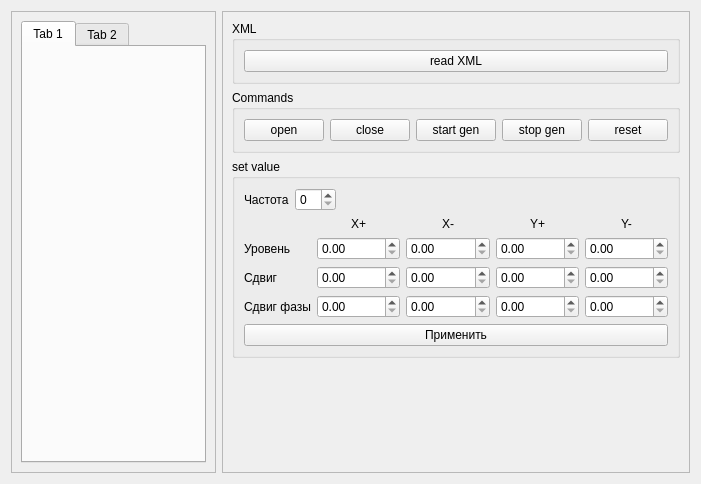
<?xml version="1.0" encoding="UTF-8"?>
<ui version="4.0">
 <class>AD9106_Box</class>
 <widget class="QWidget" name="AD9106_Box">
  <property name="geometry">
   <rect>
    <x>0</x>
    <y>0</y>
    <width>701</width>
    <height>484</height>
   </rect>
  </property>
  <property name="windowTitle">
   <string>Dialog</string>
  </property>
  <layout class="QHBoxLayout" name="horizontalLayout">
   <item>
    <widget class="QFrame" name="frame_3">
     <property name="frameShape">
      <enum>QFrame::StyledPanel</enum>
     </property>
     <property name="frameShadow">
      <enum>QFrame::Raised</enum>
     </property>
     <layout class="QVBoxLayout" name="verticalLayout_3">
      <item>
       <widget class="QTabWidget" name="tw_main">
        <widget class="QWidget" name="tab">
         <attribute name="title">
          <string>Tab 1</string>
         </attribute>
        </widget>
        <widget class="QWidget" name="tab_2">
         <attribute name="title">
          <string>Tab 2</string>
         </attribute>
        </widget>
       </widget>
      </item>
     </layout>
    </widget>
   </item>
   <item>
    <widget class="QFrame" name="frame_4">
     <property name="sizePolicy">
      <sizepolicy hsizetype="Fixed" vsizetype="Preferred">
       <horstretch>0</horstretch>
       <verstretch>0</verstretch>
      </sizepolicy>
     </property>
     <property name="frameShape">
      <enum>QFrame::StyledPanel</enum>
     </property>
     <property name="frameShadow">
      <enum>QFrame::Raised</enum>
     </property>
     <layout class="QVBoxLayout" name="verticalLayout_4">
      <item>
       <widget class="QGroupBox" name="groupBox">
        <property name="title">
         <string>XML</string>
        </property>
        <layout class="QHBoxLayout" name="horizontalLayout_2">
         <item>
          <widget class="QPushButton" name="btn_read_xml">
           <property name="text">
            <string>read XML</string>
           </property>
          </widget>
         </item>
        </layout>
       </widget>
      </item>
      <item>
       <widget class="QGroupBox" name="groupBox_2">
        <property name="title">
         <string>Commands</string>
        </property>
        <layout class="QHBoxLayout" name="horizontalLayout_3">
         <item>
          <widget class="QPushButton" name="btn_open">
           <property name="text">
            <string>open</string>
           </property>
          </widget>
         </item>
         <item>
          <widget class="QPushButton" name="btn_close">
           <property name="text">
            <string>close</string>
           </property>
          </widget>
         </item>
         <item>
          <widget class="QPushButton" name="btn_ApplySettings">
           <property name="text">
            <string>start gen</string>
           </property>
          </widget>
         </item>
         <item>
          <widget class="QPushButton" name="btn_StopGeneration">
           <property name="text">
            <string>stop gen</string>
           </property>
          </widget>
         </item>
         <item>
          <widget class="QPushButton" name="btn_ManualReset">
           <property name="text">
            <string>reset</string>
           </property>
          </widget>
         </item>
        </layout>
       </widget>
      </item>
      <item>
       <widget class="QGroupBox" name="groupBox_3">
        <property name="title">
         <string>set value</string>
        </property>
        <layout class="QVBoxLayout" name="verticalLayout">
         <item>
          <layout class="QHBoxLayout" name="horizontalLayout_4">
           <item>
            <widget class="QLabel" name="label_10">
             <property name="sizePolicy">
              <sizepolicy hsizetype="Fixed" vsizetype="Preferred">
               <horstretch>0</horstretch>
               <verstretch>0</verstretch>
              </sizepolicy>
             </property>
             <property name="text">
              <string>Частота</string>
             </property>
            </widget>
           </item>
           <item>
            <widget class="QSpinBox" name="sb_DDS_TW"/>
           </item>
           <item>
            <spacer name="horizontalSpacer">
             <property name="orientation">
              <enum>Qt::Horizontal</enum>
             </property>
             <property name="sizeHint" stdset="0">
              <size>
               <width>40</width>
               <height>20</height>
              </size>
             </property>
            </spacer>
           </item>
          </layout>
         </item>
         <item>
          <layout class="QGridLayout" name="gridLayout">
           <item row="3" column="1">
            <widget class="QDoubleSpinBox" name="dsb_DAC_DOF_xp"/>
           </item>
           <item row="2" column="2">
            <widget class="QDoubleSpinBox" name="dsb_DAC_DGAIN_xn"/>
           </item>
           <item row="1" column="1">
            <widget class="QLabel" name="label_4">
             <property name="text">
              <string>X+</string>
             </property>
             <property name="alignment">
              <set>Qt::AlignCenter</set>
             </property>
            </widget>
           </item>
           <item row="3" column="0">
            <widget class="QLabel" name="label_8">
             <property name="sizePolicy">
              <sizepolicy hsizetype="Fixed" vsizetype="Preferred">
               <horstretch>0</horstretch>
               <verstretch>0</verstretch>
              </sizepolicy>
             </property>
             <property name="text">
              <string>Сдвиг</string>
             </property>
            </widget>
           </item>
           <item row="3" column="4">
            <widget class="QDoubleSpinBox" name="dsb_DAC_DOF_yn"/>
           </item>
           <item row="1" column="2">
            <widget class="QLabel" name="label_5">
             <property name="text">
              <string>X-</string>
             </property>
             <property name="alignment">
              <set>Qt::AlignCenter</set>
             </property>
            </widget>
           </item>
           <item row="4" column="2">
            <widget class="QDoubleSpinBox" name="dsb_DDS_PW_xn"/>
           </item>
           <item row="4" column="1">
            <widget class="QDoubleSpinBox" name="dsb_DDS_PW_xp"/>
           </item>
           <item row="3" column="2">
            <widget class="QDoubleSpinBox" name="dsb_DAC_DOF_xn"/>
           </item>
           <item row="3" column="3">
            <widget class="QDoubleSpinBox" name="dsb_DAC_DOF_yp"/>
           </item>
           <item row="4" column="0">
            <widget class="QLabel" name="label_9">
             <property name="sizePolicy">
              <sizepolicy hsizetype="Fixed" vsizetype="Preferred">
               <horstretch>0</horstretch>
               <verstretch>0</verstretch>
              </sizepolicy>
             </property>
             <property name="text">
              <string>Сдвиг фазы</string>
             </property>
            </widget>
           </item>
           <item row="2" column="3">
            <widget class="QDoubleSpinBox" name="dsb_DAC_DGAIN_yp"/>
           </item>
           <item row="1" column="4">
            <widget class="QLabel" name="label_7">
             <property name="text">
              <string>Y-</string>
             </property>
             <property name="alignment">
              <set>Qt::AlignCenter</set>
             </property>
            </widget>
           </item>
           <item row="1" column="3">
            <widget class="QLabel" name="label_6">
             <property name="text">
              <string>Y+</string>
             </property>
             <property name="alignment">
              <set>Qt::AlignCenter</set>
             </property>
            </widget>
           </item>
           <item row="2" column="0">
            <widget class="QLabel" name="label_3">
             <property name="sizePolicy">
              <sizepolicy hsizetype="Fixed" vsizetype="Preferred">
               <horstretch>0</horstretch>
               <verstretch>0</verstretch>
              </sizepolicy>
             </property>
             <property name="text">
              <string>Уровень</string>
             </property>
            </widget>
           </item>
           <item row="2" column="1">
            <widget class="QDoubleSpinBox" name="dsb_DAC_DGAIN_xp"/>
           </item>
           <item row="4" column="3">
            <widget class="QDoubleSpinBox" name="dsb_DDS_PW_yp"/>
           </item>
           <item row="2" column="4">
            <widget class="QDoubleSpinBox" name="dsb_DAC_DGAIN_yn"/>
           </item>
           <item row="4" column="4">
            <widget class="QDoubleSpinBox" name="dsb_DDS_PW_yn"/>
           </item>
          </layout>
         </item>
         <item>
          <widget class="QPushButton" name="btn_set_values">
           <property name="text">
            <string>Применить</string>
           </property>
          </widget>
         </item>
        </layout>
       </widget>
      </item>
      <item>
       <spacer name="verticalSpacer_3">
        <property name="orientation">
         <enum>Qt::Vertical</enum>
        </property>
        <property name="sizeHint" stdset="0">
         <size>
          <width>20</width>
          <height>40</height>
         </size>
        </property>
       </spacer>
      </item>
     </layout>
    </widget>
   </item>
   <item>
    <layout class="QVBoxLayout" name="grapher_layout"/>
   </item>
  </layout>
 </widget>
 <resources/>
 <connections/>
</ui>
